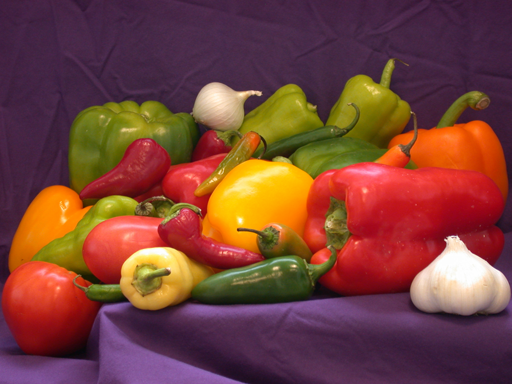
#> input picture assets/peppers_trees.png, 512 x 384 px
$ python lab6_part2.py
#> lines starting #> are read from the running program, lines starting #| are printed output that depends on the picture
import matplotlib.pyplot as plt
import cv2 as cv
import numpy as np

img = cv.imread('../assets/peppers_trees.png', cv.IMREAD_UNCHANGED)
#> img is the input picture: shape (384, 512, 3) uint16; mean B, G, R 14857.6, 17108.1, 31029.7
img = cv.cvtColor(img, cv.COLOR_BGR2RGB)

pixel_val = img.reshape((-1,3))
print(pixel_val.shape)
#| (196608, 3)
pixel_val = np.float32(pixel_val)

criteria = (cv.TERM_CRITERIA_EPS + cv.TERM_CRITERIA_MAX_ITER, 100, 0.2)
k = 3
retval, labels, centers = cv.kmeans(pixel_val, k, None, criteria, 10, cv.KMEANS_RANDOM_CENTERS)
#> retval = 4.05e+13; centers = [[54431, 44802.5, 39220.7], [50124, 23356.9, 7702.7], [19891.9, 11232.7, 15335.2]]

centers = np.uint8(centers)
#> centers = [[159, 2, 52], [204, 60, 22], [179, 224, 231]]
labels = labels.flatten()

segmented_data = centers[labels.flatten()]
segmented_image = segmented_data.reshape((img.shape))
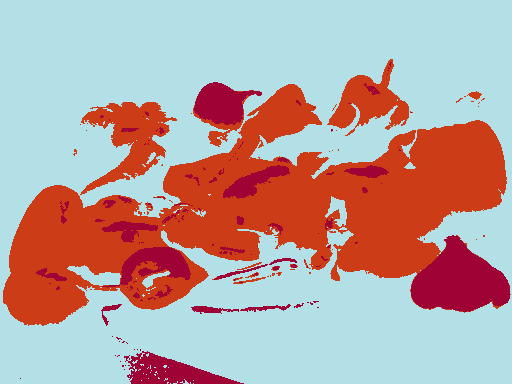
#> segmented_image: shape (384, 512, 3); mean R, G, B 184.7, 161.1, 158.3

plt.imshow(segmented_image)
plt.show()
